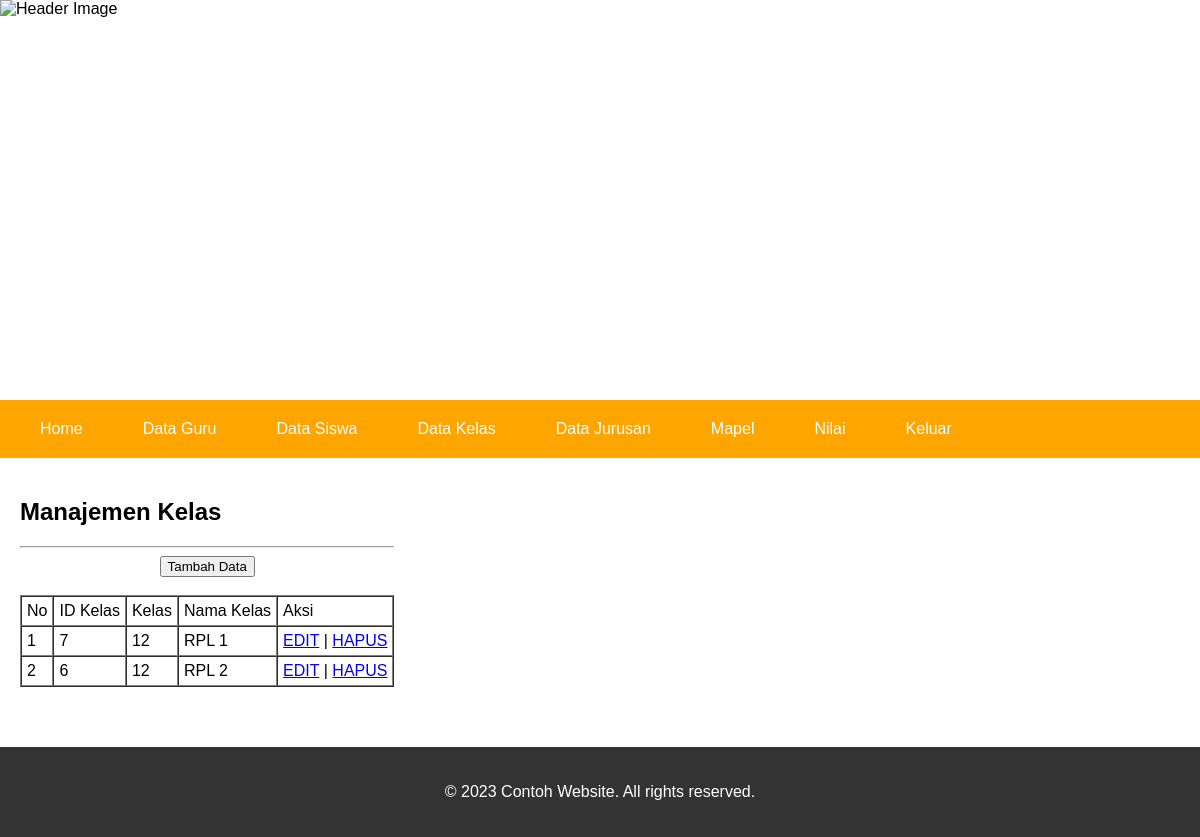
The page /admin/bacakelas.php (signed in) on the database its author committed.
### tables this page shows
CREATE TABLE `kelas` (
  `idkelas` int(11) NOT NULL,
  `kelas` int(17) DEFAULT NULL,
  `namakelas` varchar(30) DEFAULT NULL
);

### admin/bacakelas.php (the view, shortened to what this page needs)
<?php
include '../koneksi.php';
?>
<!DOCTYPE html>
<html lang="en">
<head>
</head>
<body>
	<header>
		<div class="header-image">
			<img src="../smkbisa1.jpeg" alt="Header Image" />
		</div>
		<nav>
			<ul>
				<li><a href="bacaadmin.php">Home</a></li>
				<li><a href="bacaguru.php">Data Guru</a></li>
				<li><a href="bacasiswa.php">Data Siswa</a></li>
				<li><a href="bacakelas.php">Data Kelas</a></li>
				<li><a href="bacajurusan.php">Data Jurusan</a></li>
				<li><a href="bacamapel.php">Mapel</a></li>
				<li><a href="bacanilai.php">Nilai</a></li>
				<li><a href="logout.php">Keluar</a></li>
			</ul>
		</nav>
	</header>
	<main>
		<section class="content">
			<div class="col-1">
				<h2>Manajemen Kelas</h2>
				<hr>
				<center><input type="button" value="Tambah Data" onclick="location.href='tambahkelas.php'"></center>
				<br>
				<table border='1' cellspacing="0" cellpadding='5'>
					<tr>
						<td>No</td>
						<td>ID Kelas</td>
						<td>Kelas</td>
						<td>Nama Kelas</td>
						<td>Aksi</td>
					</tr>
					<?php
					$no = 1;
					$sql = "SELECT * FROM kelas ORDER BY namakelas ASC";
					$query = mysqli_query($conn, $sql);
					while ($data = mysqli_fetch_array($query)) {
					?>
						<tr>
							<td><?php echo "$no"; ?></td>
							<td><?php echo "$data[idkelas]"; ?></td>
							<td><?php echo "$data[kelas]"; ?></td>
							<td><?php echo "$data[namakelas]"; ?></td>
							<td>
								<a href="editkelas.php?id=<?php echo "$data[idkelas]"; ?>">EDIT</a> |
								<a href="hapuskelas.php?id=<?php echo "$data[idkelas]"; ?>" onclick="return confirm('Anda yakin?')">HAPUS</a>
							</td>
						</tr>
					<?php
						$no++;
					}
					?>
				</table>
			</div>
		</section>
	</main>
	<footer>
		<p>&copy; 2023 Contoh Website. All rights reserved.</p>
	</footer>
</body>
</html>

### admin/bacakelas.php (style rules this page uses)
body { margin: 0; padding: 0; font-family: Arial, sans-serif; }
header { position: relative; }
.header-image { position: relative; overflow: hidden; aspect-ratio: 3/1; object-fit: cover; }
.header-image img { position: absolute; top: 0; left: 0; width: 100%; height: 100%; max-width: 100%; }
nav { background-color: orange; color: #fff; padding: 20px; }
nav ul { margin: 0; padding: 0; list-style: none; display: flex; flex-wrap: wrap; }
nav ul li { margin-right: 20px; }
nav ul li a { color: #fff; text-decoration: none; margin: 0; padding: 20px; }
main { margin: 20px; display: flex; flex-direction: column; }
.content { display: flex; flex-wrap: wrap; margin-bottom: 40px; }
footer { background-color: #333; color: #fff; padding: 20px; text-align: center; }

### rows shown on the page
kelas: idkelas "7", kelas "12", namakelas "RPL 1"
kelas: idkelas "6", kelas "12", namakelas "RPL 2"
